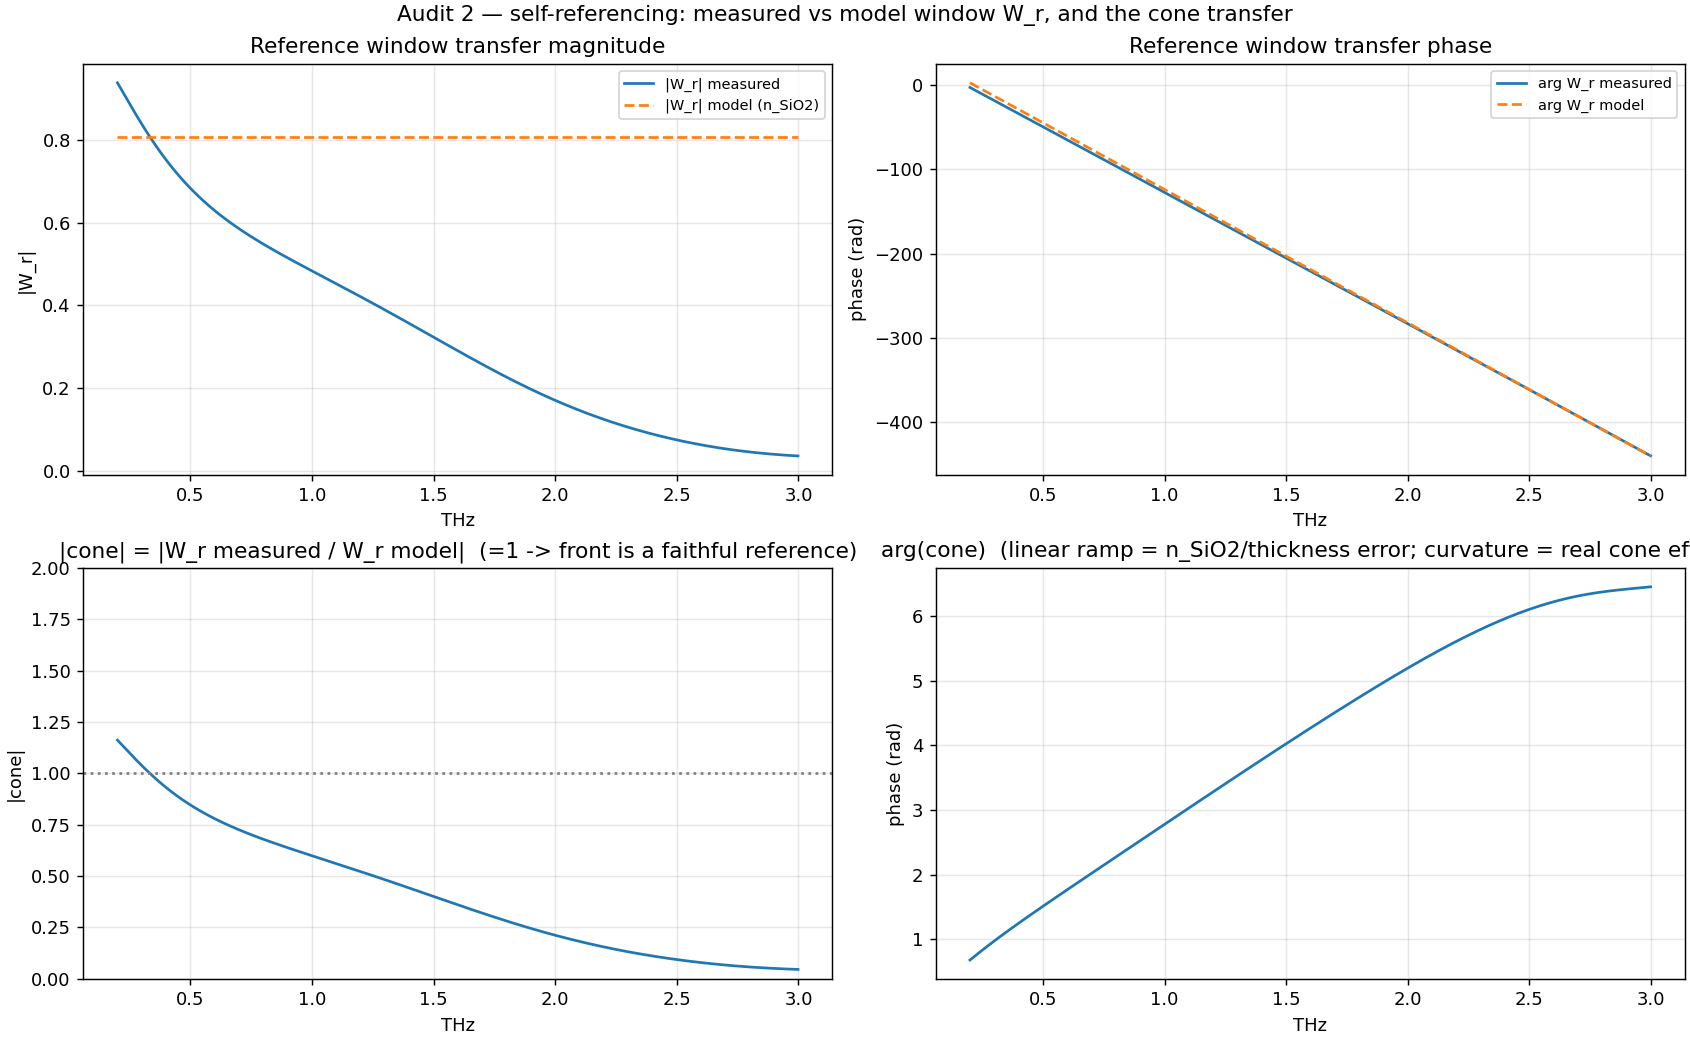

Write Python code to recreate this figure.
"""AUDIT 2: is the front-pulse self-referencing behaving as expected?

Two parts.

PART A — analytic correctness (documented, then checked numerically below):
  Self-ref forms  H = (Y2_s/Y1_s)/(Y2_r/Y1_r) = W_s/W_r.  Model every spectrum as
      Y1 = D1·S·r_front ,  Y2 = D2·S·K·r_back
  where D1,D2 = the per-pulse detection responses (the cone effect — front and back focus
  different cone-sections so D1≠D2), S = source spectrum (varies acquisition-to-acquisition
  = drift), K = window propagation/transmission, r_front/r_back the interface reflections.
  Then W = Y2/Y1 = (D2/D1)·K·r_back/r_front, and
      H = W_s/W_r = r_back,sample / r_back,reference.
  EVERYTHING common to the two acquisitions cancels — including the cone factor D2/D1 and the
  drift S. So in the ideal flat-interface model self-ref is EXACT and cone-robust. The cone
  effect only fails to cancel if D2 differs between sample and reference (it does not for a flat
  specular interface) — or if you reference using the front pulse ALONE (no measured back).

PART B — measure the cone transfer on REAL data using the bare-window model:
  For the SiO2 reference, W_r is also predicted analytically by window_transfer_model(n_SiO2).
  The ratio  cone(f) = W_r_measured / W_r_model  isolates the per-pulse detection mismatch
  (the cone) PLUS any error in the assumed n_SiO2. Plug a transmission-measured n_SiO2(f) to
  remove the model error and leave the pure cone transfer. If cone(f) ≈ 1, the front pulse is a
  faithful reference and self-ref is clean; if not, its size tells you how much the front/back
  cone mismatch matters (and, crucially, it STILL cancels in H because H divides by the measured
  W_r, not the model — so this is a diagnostic of robustness, not a correction you must apply).

Run:  PYTHONIOENCODING=utf-8 PYTHONPATH=. ../.venv/Scripts/python.exe explorations/reflection_phase_and_windowing/audit_self_referencing.py
"""

from __future__ import annotations

import os

import numpy as np

import matplotlib
matplotlib.use("Agg")
import matplotlib.pyplot as plt
plt.show = lambda *a, **k: None  # headless

import thz_core.thz_core as core

# Reuse the validated shared-axis pipeline front-end.
import sys
sys.path.insert(0, os.path.join(os.path.dirname(__file__), "..", "air_gap_cnt_reflection"))
from compare_reflection_pathways import run_shared_axis, PIPELINE_CONFIG

THICKNESS_M = 2.08e-3
THETA_EXT_DEG = 45.0
N_SIO2 = 1.95           # swap for transmission-measured n_SiO2(f) to remove model error
BAND_THZ = (0.2, 3.0)


def _measured_W(reflection_obj):
    """W = Y2/Y1 from the stored segment spectra (absolute-time factor cancels in the ratio)."""
    y1 = reflection_obj.first_reflection.processing_dict["fft_spectrum"]
    y2 = reflection_obj.second_reflection.processing_dict["fft_spectrum"]
    return y2 / y1


def _segment_mask(obj):
    return obj.second_reflection.processing_dict.get("transfer_mask")


def main():
    dataset = run_shared_axis(PIPELINE_CONFIG, eps_infinity=1.0)

    # Locate the reference object and the sample objects.
    reference_obj = None
    sample_objs = {}
    for filename, data_obj in dataset.data.items():
        if dataset.data.is_reference(filename):
            reference_obj = data_obj
        elif data_obj.second_reflection.processing_dict.get("fft_spectrum") is not None:
            sample_objs[filename] = data_obj
    if reference_obj is None:
        raise RuntimeError("No reference object found — cannot audit self-referencing.")

    freq = reference_obj.first_reflection.processing_dict["fft_freq"]
    f_thz = freq * 1e-12
    band = (f_thz >= BAND_THZ[0]) & (f_thz <= BAND_THZ[1])

    # PART B: cone transfer = measured W_r / model W_r.
    W_r_measured = _measured_W(reference_obj)
    W_r_model = core.window_transfer_model(
        freq, complex(N_SIO2), THICKNESS_M, np.deg2rad(THETA_EXT_DEG),
    )
    with np.errstate(divide="ignore", invalid="ignore"):
        cone = W_r_measured / W_r_model

    ref_mask = _segment_mask(reference_obj)
    trusted = band & (ref_mask if ref_mask is not None else True) & np.isfinite(cone)

    print("=== AUDIT 2: self-referencing ===")
    print(f"window model: n_SiO2={N_SIO2}, d={THICKNESS_M*1e3:.2f} mm, theta_ext={THETA_EXT_DEG} deg")
    print(f"|W_r| measured  band-median = {np.nanmedian(np.abs(W_r_measured[trusted])):.3f}")
    print(f"|W_r| model     band-median = {np.nanmedian(np.abs(W_r_model[trusted])):.3f}")
    cone_mag = np.abs(cone[trusted])
    cone_phase = np.angle(cone[trusted])
    print("\nCONE / DETECTION TRANSFER (measured W_r / model W_r), over "
          f"{BAND_THZ[0]}-{BAND_THZ[1]} THz trusted band:")
    print(f"  |cone|  median {np.nanmedian(cone_mag):.3f}, "
          f"range {np.nanmin(cone_mag):.3f}-{np.nanmax(cone_mag):.3f} "
          f"(=1 would mean the front pulse is a perfect reference)")
    print(f"  arg(cone) spans {np.rad2deg(np.nanmax(cone_phase) - np.nanmin(cone_phase)):.1f} deg "
          f"(a linear ramp here = n_SiO2/thickness mismatch, not cone)")
    print("  NOTE: this includes assumed-n_SiO2 model error; plug transmission n_SiO2(f) to isolate the cone.")

    # Is the magnitude gap consistent with real SiO2 absorption (model uses k=0)?
    # The back pulse traverses the window twice: round-trip path L_rt = 2 d / cos(theta_internal).
    theta_internal = np.arcsin(np.sin(np.deg2rad(THETA_EXT_DEG)) / N_SIO2)
    round_trip_path_cm = (2.0 * THICKNESS_M / np.cos(theta_internal)) * 1e2
    median_cone_mag = float(np.nanmedian(cone_mag))
    implied_amplitude_alpha = -np.log(median_cone_mag) / round_trip_path_cm
    print(f"\nIs the |W_r| gap just SiO2 absorption (model has k=0)?")
    print(f"  round-trip path in window = {round_trip_path_cm*10:.2f} mm")
    print(f"  implied amplitude absorption from median |cone|={median_cone_mag:.3f}: "
          f"alpha_amp ~ {implied_amplitude_alpha:.1f} /cm  (power alpha ~ {2*implied_amplitude_alpha:.1f} /cm)")
    print("  -> compare with fused-silica THz absorption (~a few to ~10 /cm power, 1-2.5 THz). If")
    print("     consistent, the front pulse is a sound reference and |W_r|<model is REAL absorption,")
    print("     which CANCELS in H (sample sees the same window). Plug transmission n_SiO2(f) to verify.")

    # The cone STILL cancels in H (H divides by the measured W_r). Show that the self-ref H is
    # exactly W_s/W_r_measured and is therefore independent of the model.
    print("\nSelf-ref H per sample uses the MEASURED W_r (cone already included -> cancels):")
    for filename, sample_obj in sample_objs.items():
        H_stored = sample_obj.second_reflection.processing_dict.get("transfer_H")
        if H_stored is None:
            continue
        W_s = _measured_W(sample_obj)
        H_reconstructed = W_s / W_r_measured
        agree = np.nanmax(np.abs((H_stored - H_reconstructed)[trusted]))
        short = filename.split("_")[1] if "_" in filename else filename
        print(f"  {short:12s}: H_stored == W_s/W_r_measured to {agree:.1e} "
              f"(confirms the pipeline's self-ref identity)")

    # Figures.
    figure, axes = plt.subplots(2, 2, figsize=(13, 8), layout="constrained")
    figure.suptitle("Audit 2 — self-referencing: measured vs model window W_r, and the cone transfer", fontsize=12)

    ax = axes[0][0]
    ax.plot(f_thz[band], np.abs(W_r_measured[band]), label="|W_r| measured")
    ax.plot(f_thz[band], np.abs(W_r_model[band]), "--", label="|W_r| model (n_SiO2)")
    ax.set_title("Reference window transfer magnitude")
    ax.set_xlabel("THz"); ax.set_ylabel("|W_r|"); ax.legend(fontsize=8); ax.grid(alpha=0.3)

    ax = axes[0][1]
    ax.plot(f_thz[band], np.unwrap(np.angle(W_r_measured[band])), label="arg W_r measured")
    ax.plot(f_thz[band], np.unwrap(np.angle(W_r_model[band])), "--", label="arg W_r model")
    ax.set_title("Reference window transfer phase")
    ax.set_xlabel("THz"); ax.set_ylabel("phase (rad)"); ax.legend(fontsize=8); ax.grid(alpha=0.3)

    ax = axes[1][0]
    ax.plot(f_thz[band], np.abs(cone[band]))
    ax.axhline(1.0, color="0.5", ls=":")
    ax.set_title("|cone| = |W_r measured / W_r model|  (=1 -> front is a faithful reference)")
    ax.set_xlabel("THz"); ax.set_ylabel("|cone|"); ax.grid(alpha=0.3); ax.set_ylim(0, 2)

    ax = axes[1][1]
    ax.plot(f_thz[band], np.unwrap(np.angle(cone[band])))
    ax.set_title("arg(cone)  (linear ramp = n_SiO2/thickness error; curvature = real cone effect)")
    ax.set_xlabel("THz"); ax.set_ylabel("phase (rad)"); ax.grid(alpha=0.3)

    out = os.path.join(os.path.dirname(__file__), "audit_self_referencing.png")
    figure.savefig(out, dpi=130)
    print(f"\nSaved figure: {out}")


if __name__ == "__main__":
    main()
